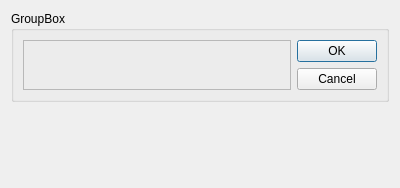
<?xml version="1.0" encoding="UTF-8"?>
<ui version="4.0">
 <class>EquipDialog</class>
 <widget class="QDialog" name="EquipDialog">
  <property name="geometry">
   <rect>
    <x>0</x>
    <y>0</y>
    <width>400</width>
    <height>188</height>
   </rect>
  </property>
  <property name="windowTitle">
   <string>Dialog</string>
  </property>
  <layout class="QVBoxLayout" name="verticalLayout">
   <item>
    <widget class="QGroupBox" name="groupBox">
     <property name="sizePolicy">
      <sizepolicy hsizetype="Preferred" vsizetype="Minimum">
       <horstretch>0</horstretch>
       <verstretch>0</verstretch>
      </sizepolicy>
     </property>
     <property name="maximumSize">
      <size>
       <width>16777215</width>
       <height>100</height>
      </size>
     </property>
     <property name="title">
      <string>GroupBox</string>
     </property>
     <layout class="QHBoxLayout" name="horizontalLayout_2">
      <item>
       <widget class="QFrame" name="frame">
        <property name="frameShape">
         <enum>QFrame::StyledPanel</enum>
        </property>
        <property name="frameShadow">
         <enum>QFrame::Raised</enum>
        </property>
       </widget>
      </item>
      <item>
       <widget class="QDialogButtonBox" name="buttonBox">
        <property name="sizePolicy">
         <sizepolicy hsizetype="Fixed" vsizetype="Fixed">
          <horstretch>0</horstretch>
          <verstretch>0</verstretch>
         </sizepolicy>
        </property>
        <property name="orientation">
         <enum>Qt::Vertical</enum>
        </property>
        <property name="standardButtons">
         <set>QDialogButtonBox::Cancel|QDialogButtonBox::Ok</set>
        </property>
       </widget>
      </item>
     </layout>
    </widget>
   </item>
   <item>
    <layout class="QVBoxLayout" name="verticalLayout_prop">
     <property name="spacing">
      <number>0</number>
     </property>
     <property name="sizeConstraint">
      <enum>QLayout::SetMaximumSize</enum>
     </property>
    </layout>
   </item>
   <item>
    <spacer name="verticalSpacer">
     <property name="orientation">
      <enum>Qt::Vertical</enum>
     </property>
     <property name="sizeHint" stdset="0">
      <size>
       <width>20</width>
       <height>40</height>
      </size>
     </property>
    </spacer>
   </item>
  </layout>
 </widget>
 <resources/>
 <connections>
  <connection>
   <sender>buttonBox</sender>
   <signal>accepted()</signal>
   <receiver>EquipDialog</receiver>
   <slot>accept()</slot>
   <hints>
    <hint type="sourcelabel">
     <x>248</x>
     <y>254</y>
    </hint>
    <hint type="destinationlabel">
     <x>157</x>
     <y>274</y>
    </hint>
   </hints>
  </connection>
  <connection>
   <sender>buttonBox</sender>
   <signal>rejected()</signal>
   <receiver>EquipDialog</receiver>
   <slot>reject()</slot>
   <hints>
    <hint type="sourcelabel">
     <x>316</x>
     <y>260</y>
    </hint>
    <hint type="destinationlabel">
     <x>286</x>
     <y>274</y>
    </hint>
   </hints>
  </connection>
 </connections>
</ui>
